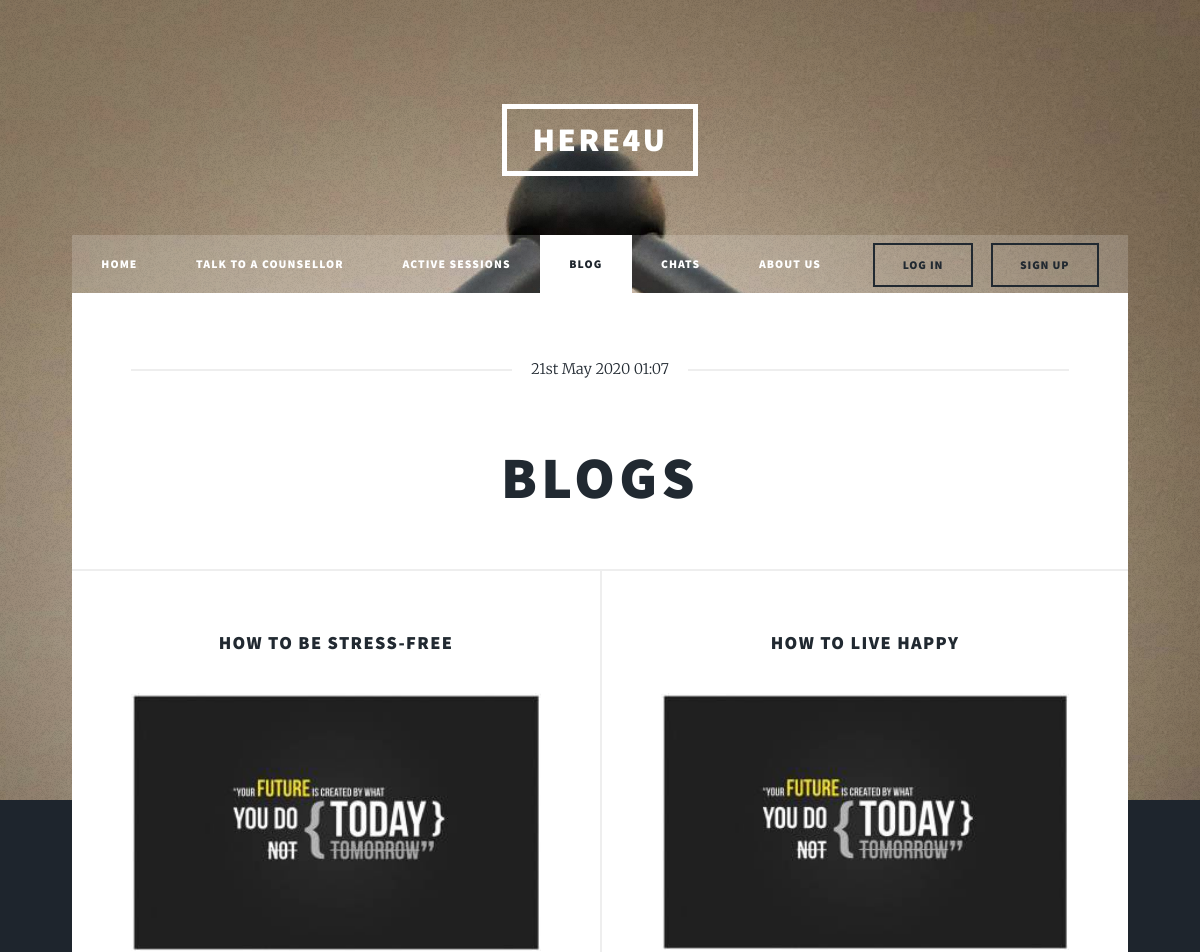
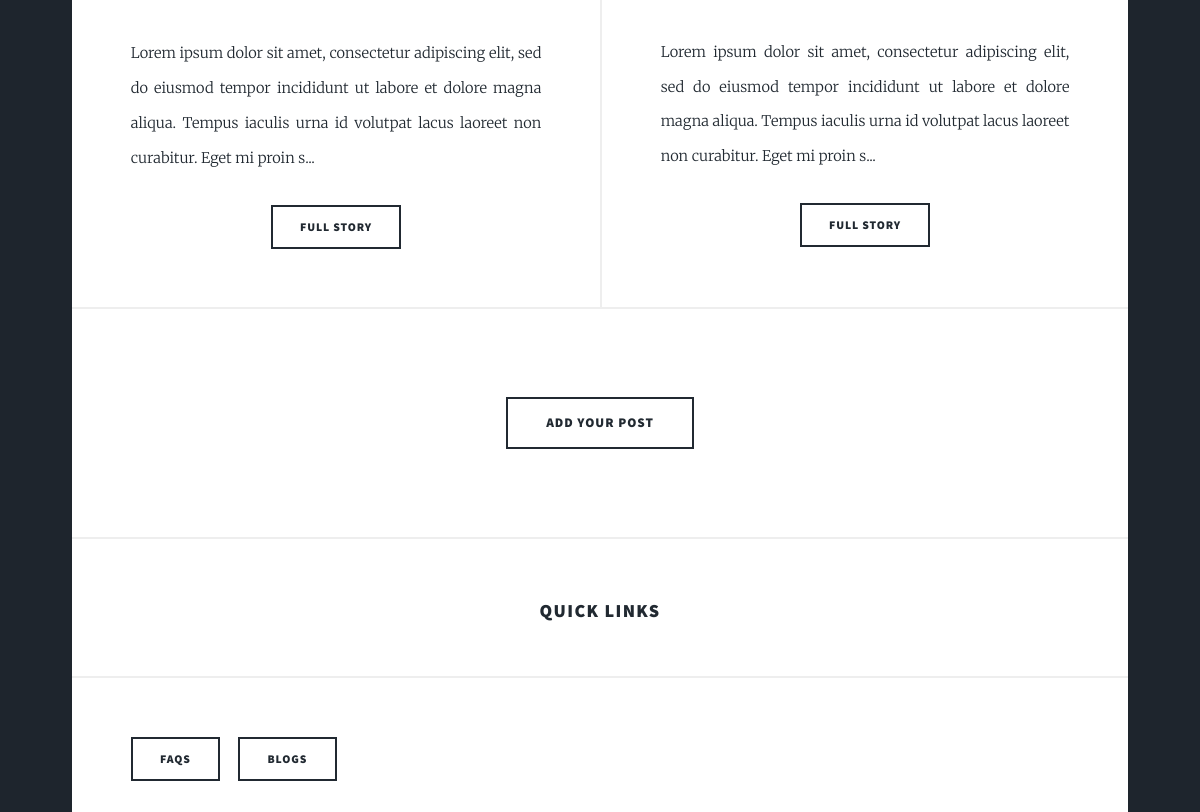
/blog/ (upper part), run on an earlier commit of the app's database (2 pictures, top to bottom).
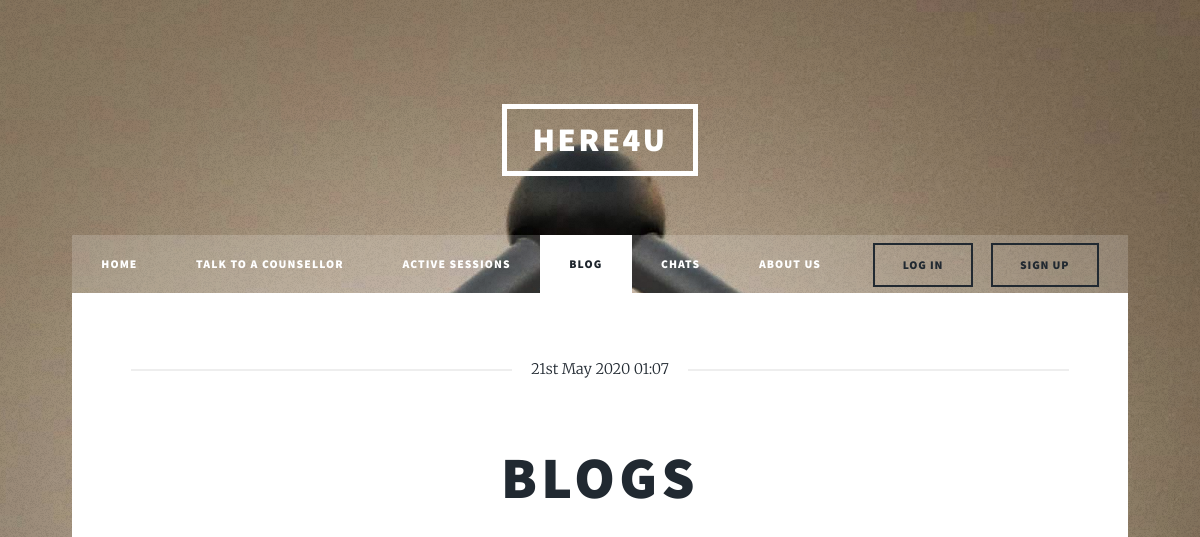
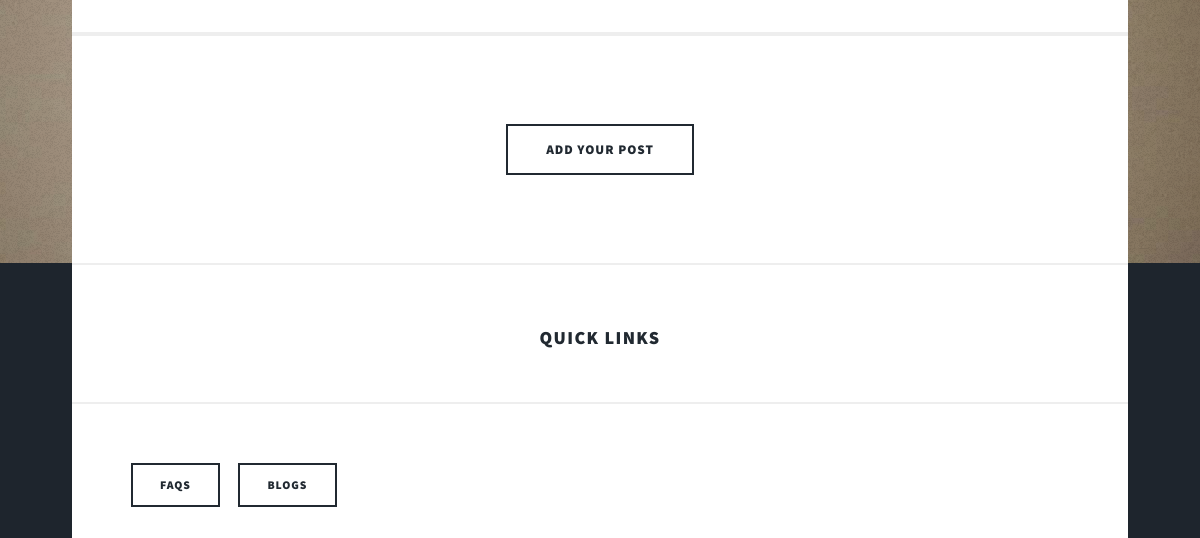
And on a later commit of the database (2 pictures, top to bottom).
### client/models.py (models this page shows, shortened)
class Post(models.Model):
    title = models.CharField(max_length=255)
    author = models.ForeignKey(User,on_delete=models.CASCADE)
    Name = models.CharField(max_length=100,null = True)
    body = models.TextField()
    brief = models.TextField(null = True)

### client/views.py (the view)
# urls.py: path('blog/', BlogView.as_view(), name="blog"),
class BlogView(ListView):
    model = Post
    template_name = 'client/blog.html'
    ordering = ['-id']

### client/templates/client/blog.html (shortened to what this page needs)
{%extends "client/base.html"%}
{%block home_state%}<li >{%endblock%}
{%if client%}}
{%block talk_state%}<li>{%endblock%}
{%block session_state%}<li>{%endblock%}
{%else%}
{%block client_state%}<li>{%endblock%}
{%block active_state%}<li>{%endblock%}
{%endif%}
{%block blog_state%}<li class="active">{%endblock%}
    {%block message_state%}<li>{%endblock%}
{%block about_state%}<li>{%endblock%}
{%block content%}
    <header class="major">
		<span class="date">{% now "jS F Y H:i" %}</span>
		<h1>Blogs</h1>
	</header>
    <section class="posts">
        {%for post in object_list%}
			<article>
            <header>
            <h3>{{post.title}}</h3>
            </header>
				<a href="#" class="image fit"><img src="../../static/client/images/pic1.jpeg" alt="" /></a>
				<p>{{post.brief}}</p>
				<ul class="actions">
					<li><a href="{% url 'blog_detail' post.pk %}" class="button">Full Story</a></li>
				</ul>
			</article>
        {%endfor%}
	    </section>
        <article class="post featured">
            <ul class="actions">
                <li><a href="{% url 'add_post' %}" class="button big">Add your Post</a></li>
            </ul>
        </article>
{%endblock%}

What changed in the data, as far as the page shows it:
removed Post: title "HOW TO BE STRESS-FREE", brief "Lorem ipsum dolor sit amet, consectetur adipiscing elit, sed do eiusmod tempor incididunt ut labore et dolore magna aliqua. Tempus iaculis urna id volutpat lacus laoreet non curabitur. Eget mi proin s..."
removed Post: title "HOW TO LIVE HAPPY", brief "Lorem ipsum dolor sit amet, consectetur adipiscing elit, sed do eiusmod tempor incididunt ut labore et dolore magna aliqua. Tempus iaculis urna id volutpat lacus laoreet non curabitur. Eget mi proin s..."
